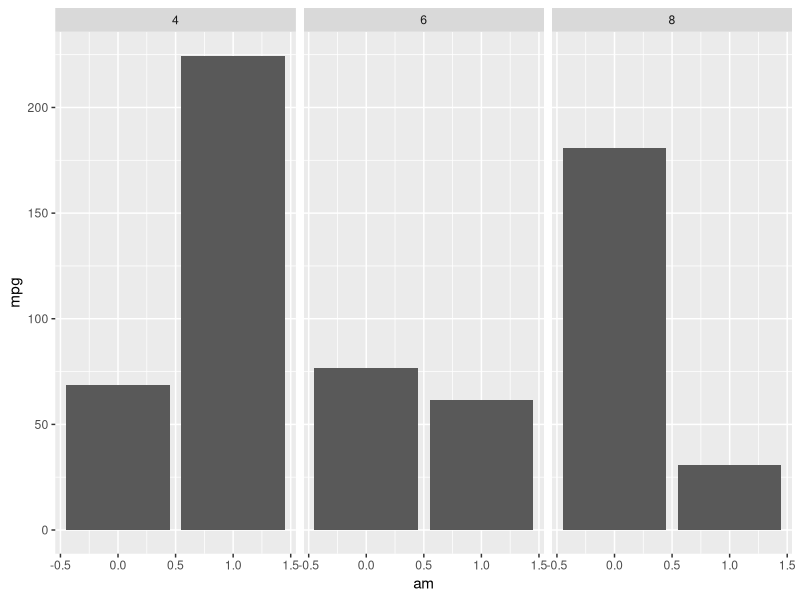
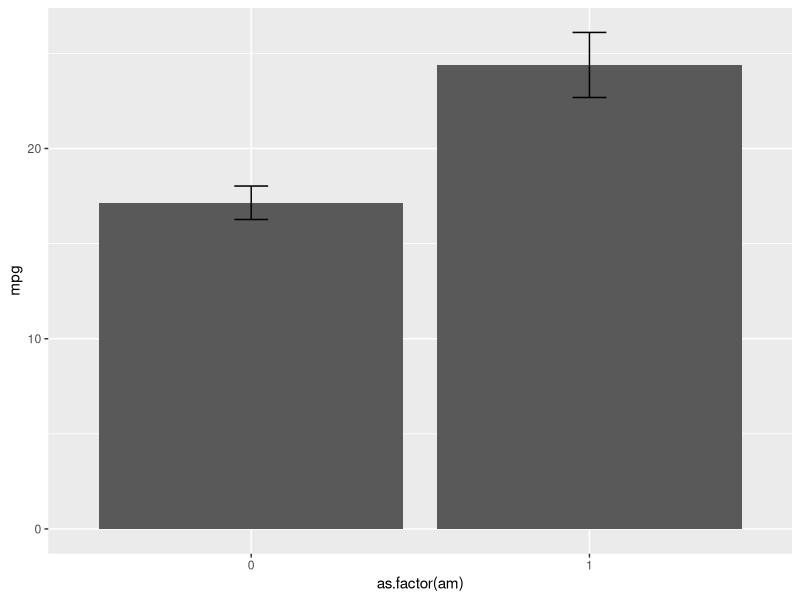
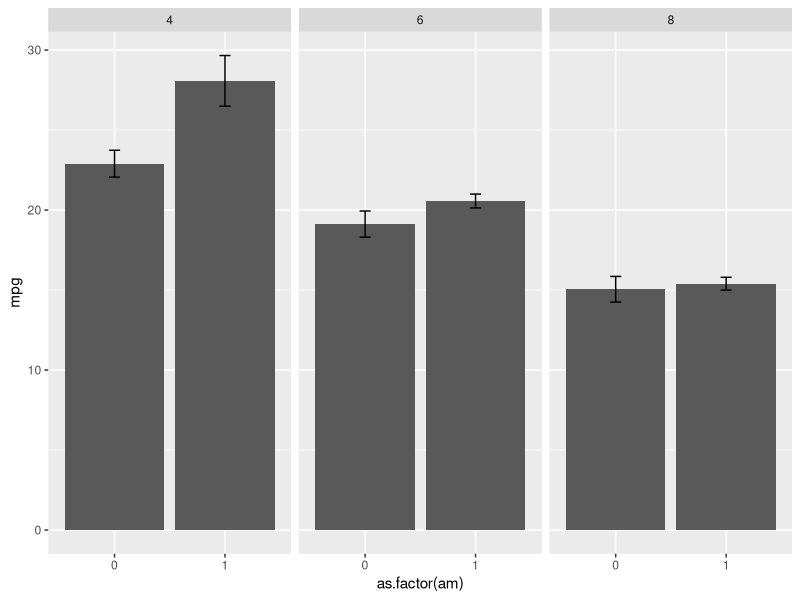

Source code (R) for these figures, in order:
## ---- chunk 1
library(tidyverse)
## ---- chunk 2
mtcars %>% 
  ggplot(aes(x = am, y = mpg)) + 
  geom_col() + 
  facet_grid(~ cyl)
## ---- chunk 3
mtcars %>% 
  ggplot(aes(x = as.factor(am), y = mpg)) + 
  stat_summary(fun.y = "mean", geom = "col") + 
  stat_summary(fun.data = mean_se, geom = "errorbar", width = .1) 
## ---- chunk 4
mtcars %>% 
  ggplot(aes(x = as.factor(am), y = mpg)) + 
  stat_summary(fun.y = "mean", geom = "col") + 
  stat_summary(fun.data = mean_se, geom = "errorbar", width = .1) + 
  facet_grid(~ cyl)
